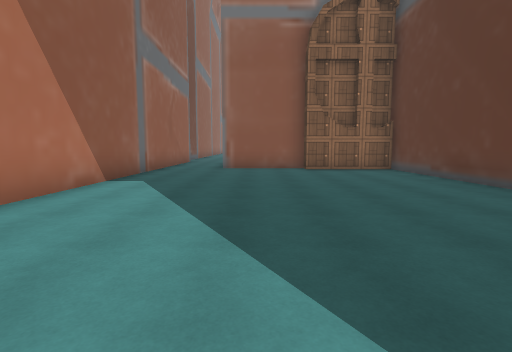
[1] (above)

19 first-person views from a walk through a scene from a Unity 3-D project. The camera is 1.5 m above the floor, tilts 6° down and sees 85° across. The floor is counted in squares, 2 m on a side. Each view is taken from the middle of a square. On the plan, view 1 faces up. The plan holds only what a view shows up to about 10 squares ahead; the rest is blank. The place goes on beyond the plan. Some surface patterns are stand-ins.

[2]
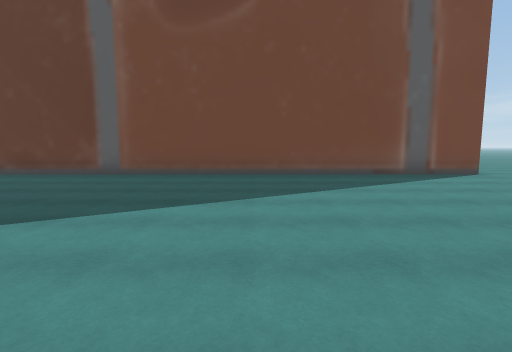

[3]
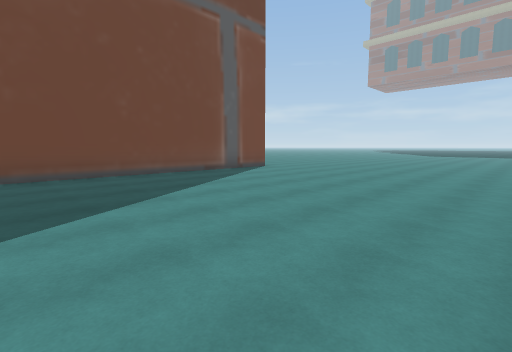

[4]
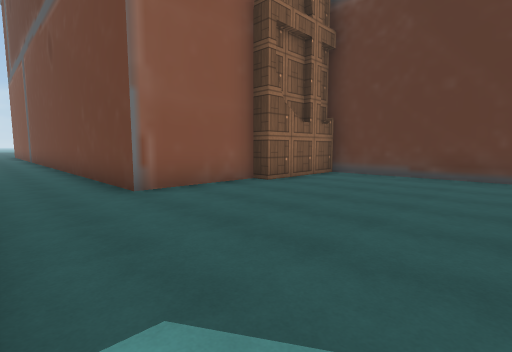

[5]
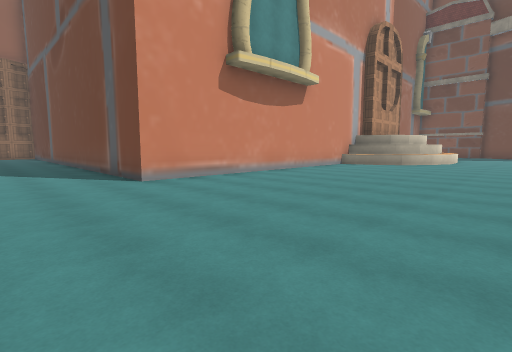

[6]
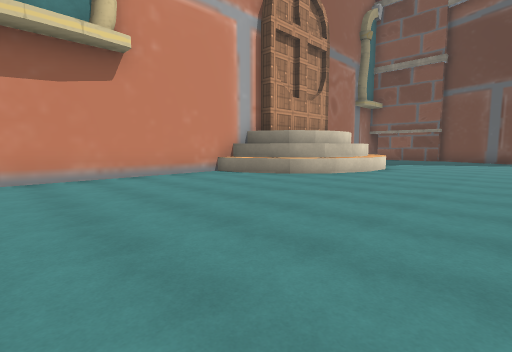

[7]
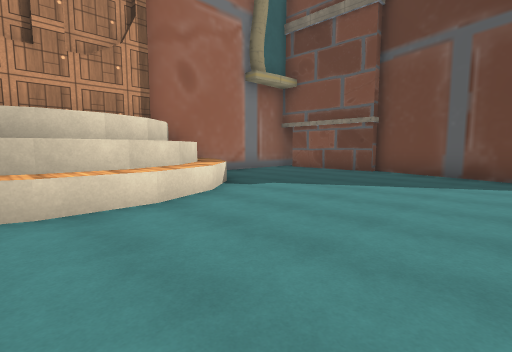

[8]
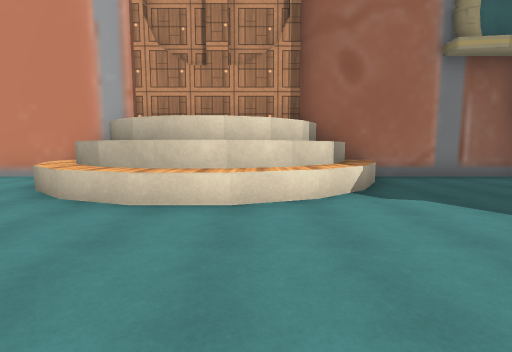

[9]
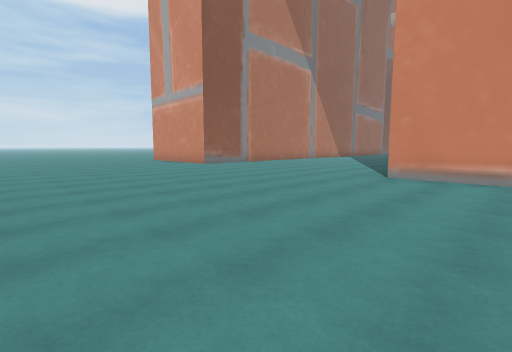

[10]
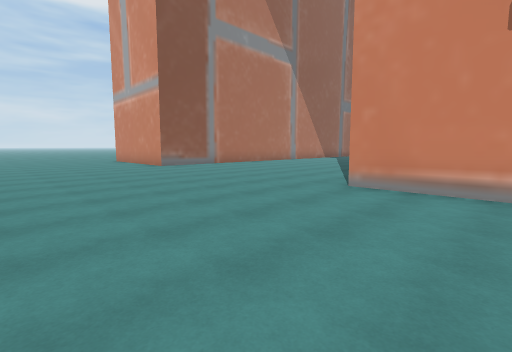

[11]
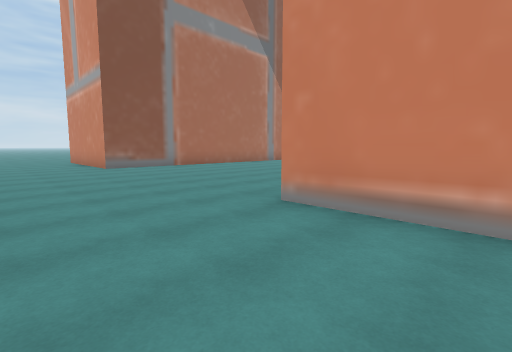

[12]
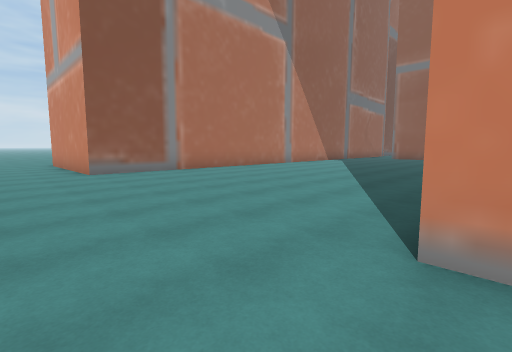

[13]
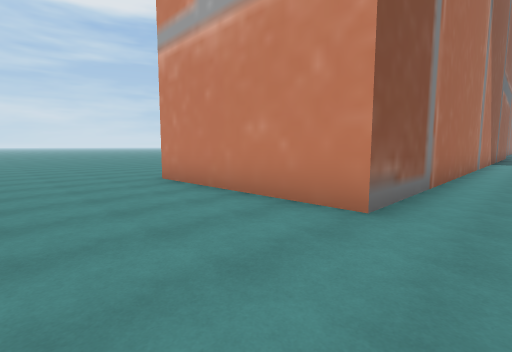

[14]
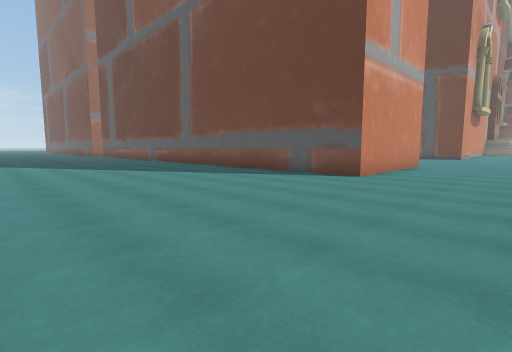

[15]
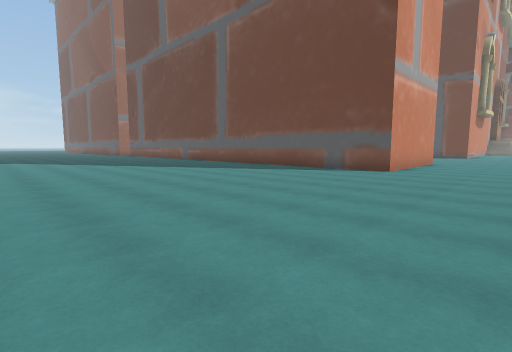

[16]
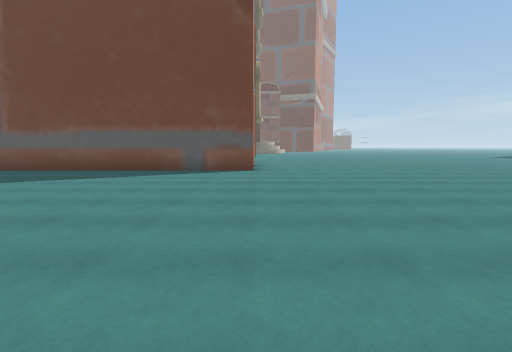

[17]
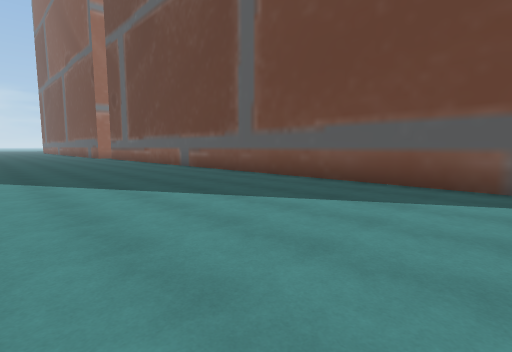

[18]
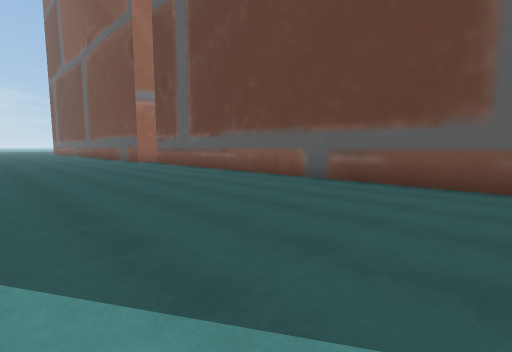

[19]
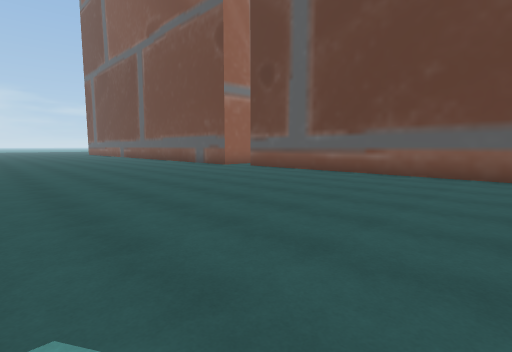

### Floor plan
Points are (right, up) in squares from view 1. A wall is a line through its corners. A room is listed if a view was taken in it or the views show most of it. See-through windows are left out.
Room 1 (views 1, 2, 3, 4, 5, 6, 7, 8, 9, 10, 11, 12, 13, 14, 15, 16, 17, 18, 19)
walls: (-3.3, 10) (-3.3, -6) (-8.2, -6) (-8.2, 12.5); (20, -6.8) (19.4, -7.8) (18.6, -8.5) (17.6, -8.8) (16.5, -8.8) (15.5, -8.5) (14.6, -7.8) (14.1, -6.8) (14, -6) (4.5, -6) (4.5, 9.3) (1.7, 9.3) (1.7, 9.7) (-1.2, 9.7) (-1.2, 17.4); (24.5, -6) (20.1, -6); (24.5, -9.6) (24.5, -7.2); (23.8, -12.7) (24.7, -9.5)
low walls: (20.5, -7.1) (19.9, -8.2) (18.9, -9) (17.7, -9.5) (16.4, -9.5) (15.2, -9) (14.2, -8.2) (13.5, -7.1) (13.3, -5.9)

Where each view was taken, in squares from view 1:
view 1: 0 up, 0 right, facing up
view 2: 0 up, 3 left, facing right
view 3: 2 up, 3 left, facing down-right
view 4: 5 up, 3 left, facing up-right
view 5: 12 down, 2 right, facing up-right
view 6: 13 down, 8 right, facing up-right
view 7: 13 down, 16 right, facing up-right
view 8: 13 down, 18 right, facing up
view 9: 13 down, 7 right, facing up-left
view 10: 11 down, 7 right, facing up-left
view 11: 9 down, 7 right, facing up-left
view 12: 8 down, 5 right, facing up-left
view 13: 9 down, 2 left, facing up-left
view 14: 9 down, 15 left, facing up-right
view 15: 9 down, 17 left, facing up-right
view 16: 6 down, 17 left, facing right
view 17: 4 down, 14 left, facing up-right
view 18: 2 up, 14 left, facing up-right
view 19: 6 up, 16 left, facing up-right
